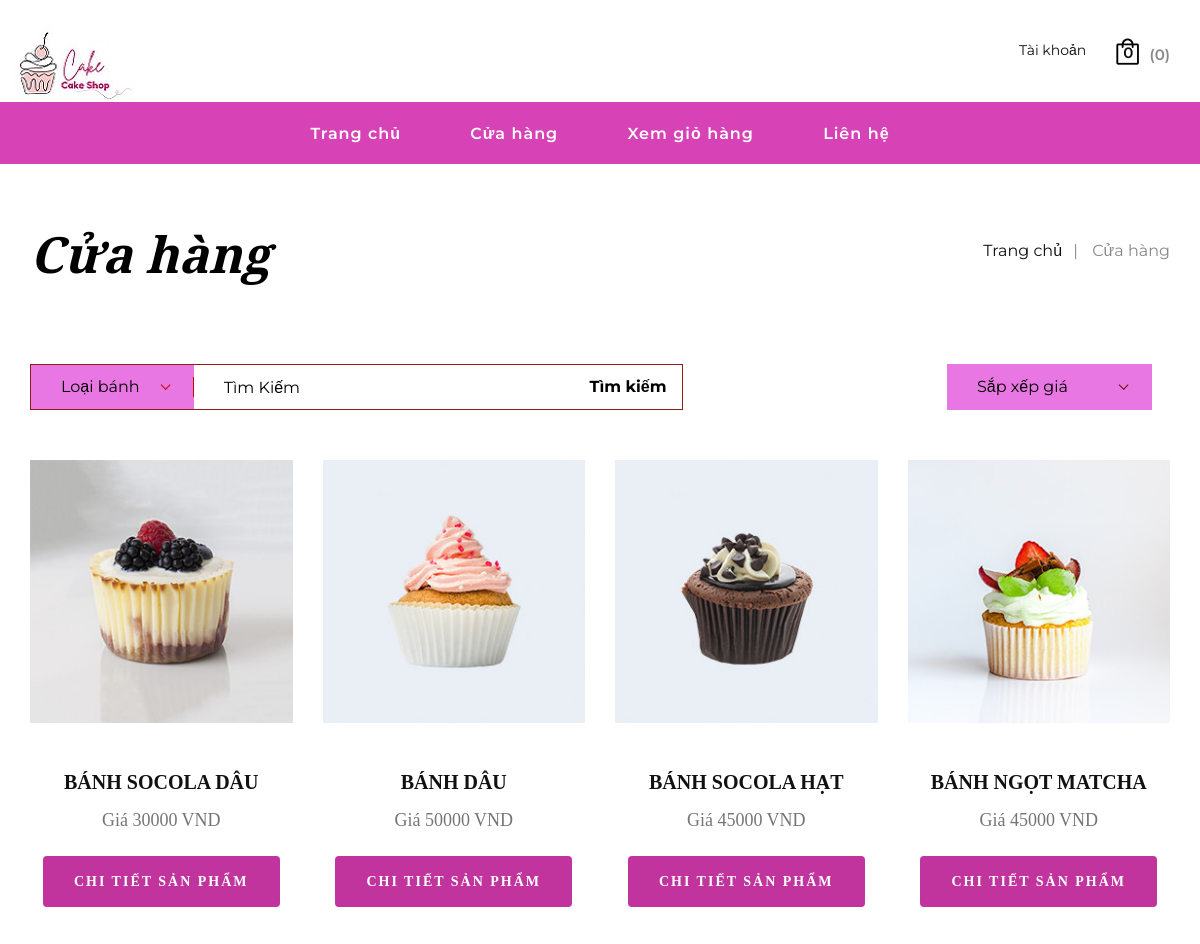
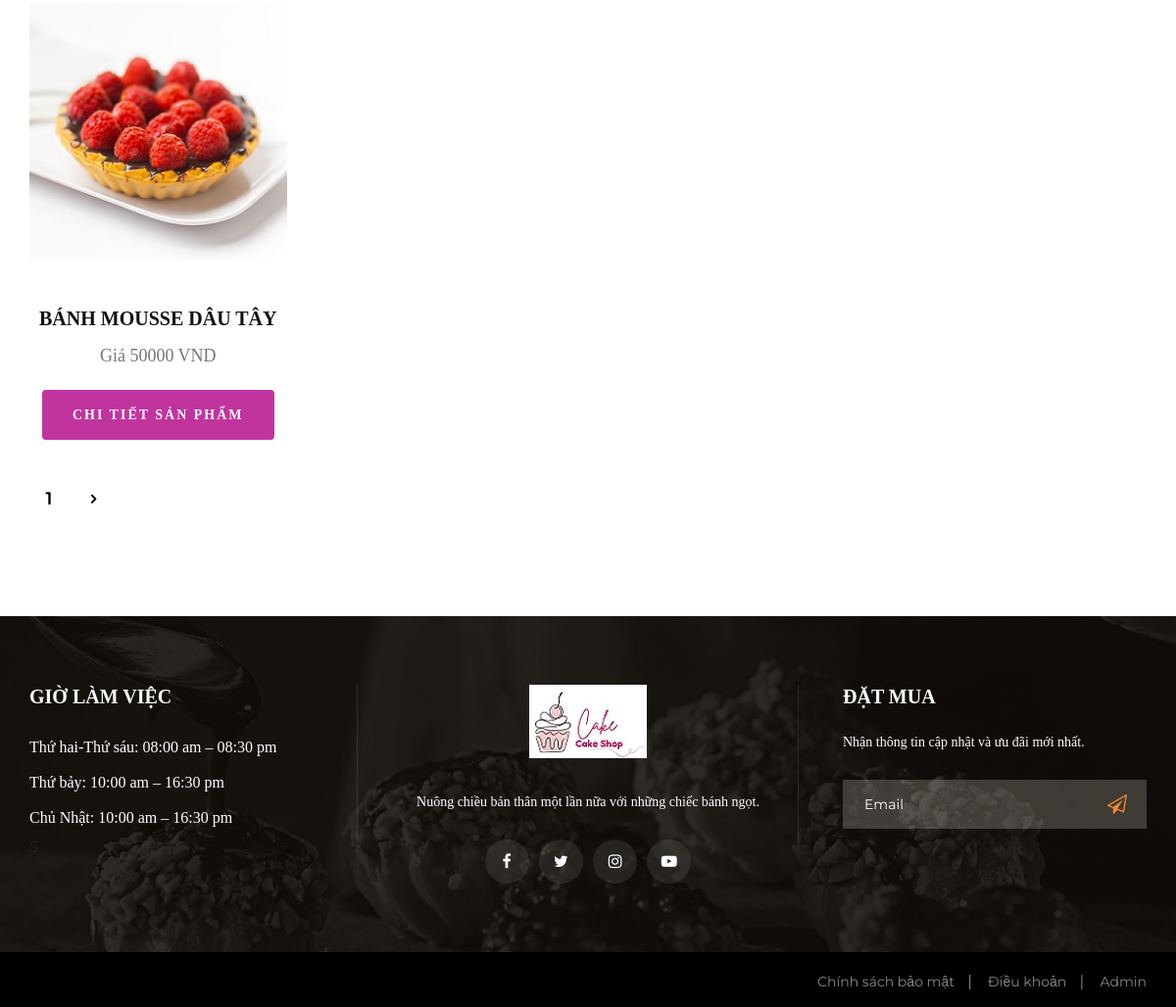
Page /list_product_by_category.php?id=2 on the committed database (2 pictures, top to bottom).
### tables this page shows
CREATE TABLE `products` (
  `ProductId` int(11) NOT NULL,
  `Name` varchar(255) NOT NULL,
  `Image` varchar(255) NOT NULL,
  `Quantity` int(11) NOT NULL,
  `Description` text NOT NULL,
  `BuyPrice` float NOT NULL,
  `SellPrice` float NOT NULL,
  `Status` tinyint(1) NOT NULL DEFAULT 1,
  `CountView` int(11) NOT NULL DEFAULT 0,
  `CategoriId` int(11) NOT NULL,
  `BrandId` int(11) NOT NULL,
  `is_accept` int(1) NOT NULL DEFAULT 1
);

### list_product_by_category.php (the view, shortened to what this page needs)
<?php
include($_SERVER['DOCUMENT_ROOT'] . "/inc/header.php");
include($_SERVER['DOCUMENT_ROOT'] . "/database/connect.php");
if (isset($_GET['id'])) {
    $id = $_GET['id'];
    $itemsPerPage = 8;
    $currentPage = isset($_GET['page']) ? $_GET['page'] : 1;
    $startItem = ($currentPage - 1) * $itemsPerPage;
    $query = "SELECT * FROM Products p, Category c WHERE p.status = 1 AND c.status = 1 AND is_accept = 1
              AND c.CategoryId = p.CategoriId AND CategoryId = '$id' LIMIT $startItem, $itemsPerPage";
    $Products = mysqli_query($conn, $query);
    $totalQuery = "SELECT COUNT(*) as total FROM Products p, Category c WHERE p.status = 1 AND c.status = 1 AND is_accept = 1
                   AND c.CategoryId = p.CategoriId AND CategoryId = '$id'";
    $totalResult = mysqli_query($conn, $totalQuery);
    $totalRow = mysqli_fetch_assoc($totalResult)['total'];
    $totalPages = ceil($totalRow / $itemsPerPage);
}
?>
<div class="breadcrumb-option">
    <div class="container">
        <div class="row">
            <div class="col-lg-6 col-md-6 col-sm-6">
                <div class="breadcrumb__text">
                    <h2>Cửa hàng</h2>
                </div>
            </div>
            <div class="col-lg-6 col-md-6 col-sm-6">
                <div class="breadcrumb__links">
                    <a href="./index.html">Trang chủ</a>
                    <span>Cửa hàng</span>
                </div>
            </div>
        </div>
    </div>
</div>
<section class="shop spad">
    <div class="container">
        <div class="shop__option">
            <div class="row">
                <div class="col-lg-7 col-md-7">
                    <div class="shop__option__search">
                        <form action="search_product.php" method="POST">
                            <input type="text" name="search" class="form-control rounded" placeholder="Tìm Kiếm"/>
                                <button class="btn btn-primary" type ="submit" name="submit">Tìm kiếm</button>
                        </form>
                    </div>
                </div>
                <div class="col-lg-5 col-md-5">
                <div class="shop__option__right">
                    </div>
                </div>
            </div>
        </div>
        <div class="row">
            <?php foreach ($Products as $key => $value) : ?>
                <div class="col-lg-3 col-md-6 col-sm-6">
                    <div class="product__item">
                        <div class="product__item__pic set-bg">
                            <a href="product_detail.php?id=<?php echo $value['ProductId'] ?> ">
                                <img src="..//admin//uploads//<?php echo $value['Image'] ?>" alt="Chi tiết sản phẩm">
                            </a>
                        </div>
                        <div class="product__item__text">
                            <h6> <a href="product_detail.php?id=<?php echo $value['ProductId'] ?>"><?php echo $value['Name'] ?></a></h6>
                            <h5>Giá <?php echo $value['SellPrice'] . ' VND' ?></h5>
                            <div>
                                <button class="btn primary-btn mt-4">
                                    <a style="color: white" href="product_detail.php?id=<?php echo $value['ProductId'] ?> ">Chi tiết sản phẩm</a>
                                </button>
                            </div>
                        </div>
                    </div>
                </div>
            <?php endforeach; ?>
        </div>
        <div class="shop__last__option">
    <div class="row">
        <div class="col-lg-6 col-md-6 col-sm-6">
        <div class="shop__pagination">
             <?php for ($i = 1; $i <= $totalPages; $i++) { ?>
                <a href="?id=<?php echo $id; ?>&page=<?php echo $i; ?>"><?php echo $i; ?></a>
             <?php } ?>
                <a href="?id=<?php echo $id; ?>&page=<?php echo min($totalPages, $currentPage + 1); ?>"><span class="arrow_carrot-right"></span></a>
        </div>
        </div>
        <div class="col-lg-6 col-md-6 col-sm-6">
        </div>
    </div>
</div>
    </div>
</section>
<?php
include($_SERVER["DOCUMENT_ROOT"] . '//inc/footer.php');
?>

### css/styllee.css (style rules this page uses)
html, body { height: 100%; font-family: "Montserrat", sans-serif; -webkit-font-smoothing: antialiased; }
h1, h2, h3, h4, h5, h6 { margin: 0; color: #11111194; font-weight: 400; font-family: "Montserrat", sans-serif; }
h2 { font-size: 36px; font-family: 'Times New Roman', serif; }
h5 { font-size: 18px; font-family: 'Times New Roman', serif; }
h6 { font-size: 20px; font-family: 'Times New Roman', serif; }
img { max-width: 100%; }
.set-bg { background-repeat: no-repeat; background-size: cover; background-position: top center; }
.spad { padding-top: 100px; padding-bottom: 100px; }
.primary-btn { display: inline-block; font-size: 14px; font-weight: 600; text-transform: uppercase; padding: 14px 30px; color: #ffffff; background: #b40789d0; letter-spacing: 2px; font-family: 'Times New Roman', serif; }
.product__item { margin-bottom: 40px; }
.product__item__pic { height: 270px; position: relative; background-position: center; }
.product__item__text { padding-top: 40px; text-align: center; position: relative; }
.product__item__text h6 { margin-bottom: 16px; }
.product__item__text h6 a { color: #111111; font-weight: 600; text-transform: uppercase; }
.breadcrumb-option { padding-top: 60px; }
.breadcrumb__text h2 { font-size: 50px; color: #000000; font-weight: 700; font-style: italic; font-family: "Playfair Display", serif; }
.breadcrumb__links { text-align: right; padding-top: 15px; }
.breadcrumb__links a { font-size: 16px; color: #111111; margin-right: 26px; display: inline-block; position: relative; }
.breadcrumb__links a:after { position: absolute; right: -16px; top: 0; content: "|"; color: #888888; }
.breadcrumb__links span { font-size: 16px; color: #888888; display: inline-block; }
.shop { padding-top: 80px; }
.shop__option { margin-bottom: 50px; }
.shop__option__search form { border: 1px solid #8f1b1b; height: 46px; position: relative; }
.shop__option__search form input { width: 75%; height: 100%; border: none; font-size: 16px; color: #000000; padding-left: 30px; }
.shop__option__search form input::placeholder { color: #000000; }
.shop__option__search form button { color: #000000; font-size: 16px; font-weight: 700; position: absolute; right: 0; top: 0; border: none; background: transparent; height: 100%; padding: 0 15px; }
.shop__option__right { text-align: right; }
.shop__pagination a { display: inline-block; color: #000000; font-size: 18px; font-weight: 600; height: 40px; width: 40px; border-radius: 50%; line-height: 40px; text-align: center; -webkit-transition: all, 0.5s; -o-transition: all, 0.5s; transition: all, 0.5s; }
.shop__pagination a span { font-size: 18px; font-weight: 600; position: relative; top: 2px; }
@media only screen and (min-width: 1200px) { .container { max-width: 1170px; } }

### rows in the picture
products: Image (picture), Name "BÁNH SOCOLA DÂU", SellPrice "30000"
products: Image (picture), Name "BÁNH DÂU", SellPrice "50000"
products: Image (picture), Name "BÁNH SOCOLA HẠT", SellPrice "45000"
products: Image (picture), Name "BÁNH NGỌT MATCHA", SellPrice "45000"
products: Image (picture), Name "BÁNH MOUSSE DÂU TÂY", SellPrice "50000"

### other values in the picture
count($cart) "0"
